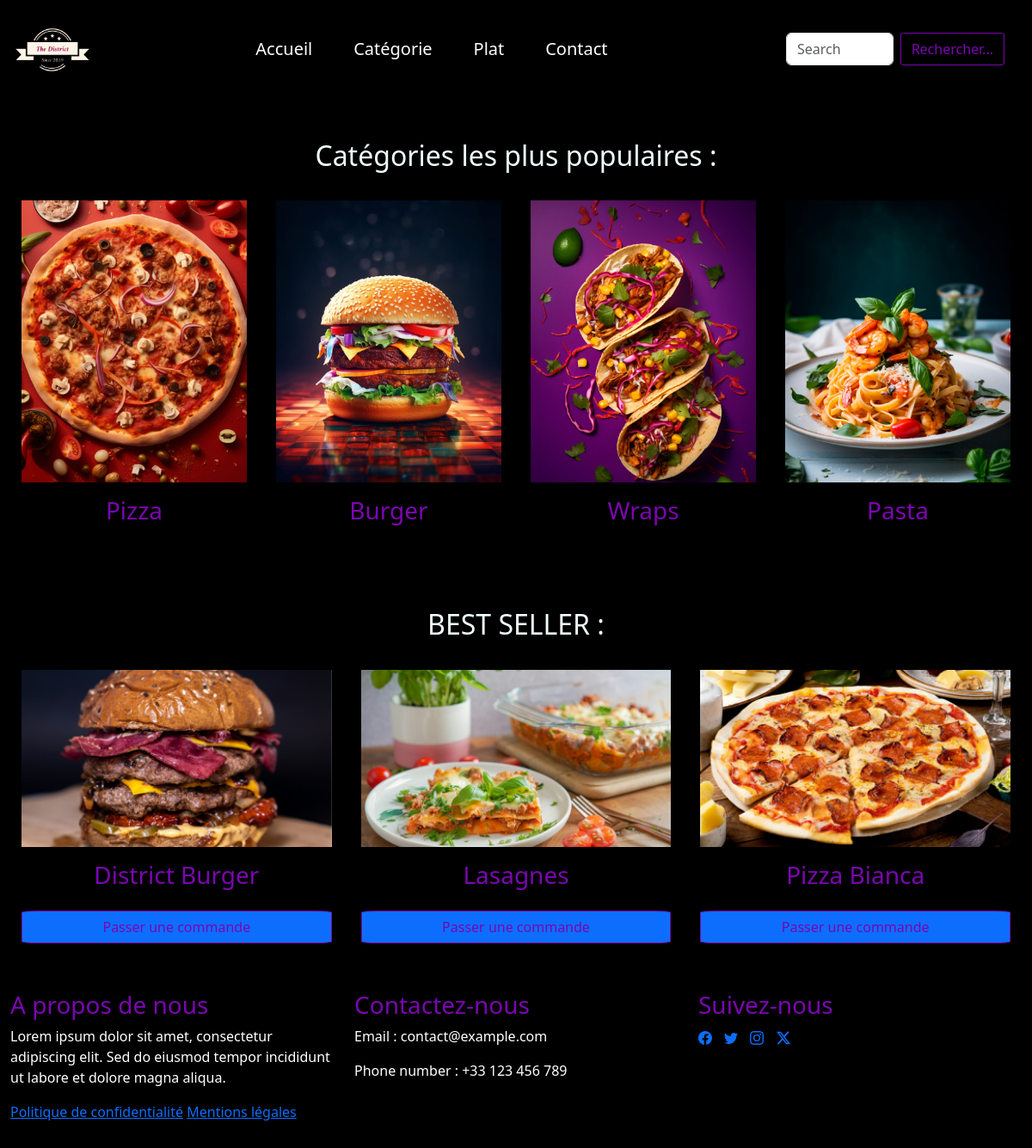
The page / on the database its author committed.
### tables this page shows
CREATE TABLE `plat` (
  `id` int(11) NOT NULL AUTO_INCREMENT,
  `libelle` varchar(100) NOT NULL,
  `description` text NOT NULL,
  `prix` decimal(10,2) NOT NULL,
  `image` varchar(255) NOT NULL,
  `id_categorie` int(11) NOT NULL,
  `active` varchar(10) NOT NULL,
  PRIMARY KEY (`id`),
  KEY `id_categorie` (`id_categorie`),
  CONSTRAINT `plat_ibfk_1` FOREIGN KEY (`id_categorie`) REFERENCES `categorie` (`id`)
);

### index.php (the view, shortened to what this page needs)
<?php
require_once('assets/php/header.php')
?>
<div class="parallax">
    <?php
function get_popular_categories($limit = null) {
  $pdo = connect_to_database();
  try {
      $query = "SELECT c.image,c.libelle, COUNT(p.id) AS total_plats
                FROM categorie c
                INNER JOIN plat p ON c.id = p.id_categorie
                INNER JOIN commande cp ON p.id = cp.id_plat
                GROUP BY c.id
                ORDER BY total_plats DESC";
$statement = $pdo->prepare($query);
$statement->execute();
$results = $statement->fetchAll(PDO::FETCH_ASSOC);
return $results;
} catch (PDOException $e) {
die("Erreur lors de la récupération des catégories populaires: " . $e->getMessage());
}
}
$popular_categories = get_popular_categories();
$categories_populaires = array_slice($popular_categories, 0, 6);
echo "<h2 class='mt-5 mb-2 d-flex justify-content-center' id='popular-h2'>Catégories les plus populaires :</h2>";
echo "<div class='card-container'>";
foreach ($categories_populaires as $categorie) {
    echo "<div class='card'>";
    echo "<img src='" . $categorie['image'] . "' alt='" . $categorie['libelle'] . "' class='card-image'>";
    echo "<div class='card-body'>";
    echo "<h3 class='card-title d-flex justify-content-center' id='popular-title'>" . $categorie['libelle'] . "</h3>";
    echo "</div>";
    echo "</div>";
}
echo "</div>";
?>
<?php
function get_popular_plats($limit = 3) {
    $pdo = connect_to_database();
    try {
        $query = "SELECT p.*, SUM(cp.quantite) AS total_plats_vendus
                    FROM plat p
                    INNER JOIN commande cp ON p.id = cp.id_plat
                    WHERE cp.etat != 'Annulée'
                    GROUP BY p.id
                    ORDER BY total_plats_vendus DESC
                    LIMIT :limit";
        $statement = $pdo->prepare($query);
        $statement->bindValue(':limit', $limit, PDO::PARAM_INT);
        $statement->execute();
        $results = $statement->fetchAll(PDO::FETCH_ASSOC);
        return $results;
    } catch (PDOException $e) {
        die("Erreur lors de la récupération des plats les plus vendus: " . $e->getMessage());
    }
}
$popular_plats = get_popular_plats();
echo "<h2 class='mt-5 mb-2 d-flex justify-content-center' id='popular-h2'>BEST SELLER :</h2>";
echo "<div class='card-container'>";
foreach ($popular_plats as $plat) {
    echo "<div class='card'>";
    echo "<img src='" . $plat['image'] . "' alt='" . $plat['libelle'] . "' class='card-image'>";
    echo "<div class='card-body'>";
    echo "<h3 class='card-title d-flex justify-content-center' id='popular-title'>" . $plat['libelle'] . "</h3>";
    echo "</div>";
    echo '<a href="commande.php?id=' . $plat["id"] . '&libelle=' . urlencode($plat["libelle"]) . '&description=' . urlencode($plat["description"]) . '&prix=' . $plat["prix"] . '&image=' . urlencode($plat["image"]) . '" class="btn btn-primary">Passer une commande</a>';
    echo "</div>";
}
echo "</div>";
?>
</div>
<?php
require_once('assets/php/footer.php')
?>

### assets/index.css (style rules this page uses)
body { background-color: black; }
.btn { color: rgb(123, 6, 177); border-radius: 5%; border-color: rgb(123, 6, 177); }
.parallax { position: relative; height: 100%; overflow: hidden; }
.parallax::before { content: ""; position: absolute; top: 0; left: 0; width: 100%; height: 100%; background-attachment: fixed; background-position: center; background-repeat: no-repeat; background-size: cover; background-image: url('../images_the_district/Fond/delicieux-burger-3d-smartphone-moderne.jpg'); opacity: 0.6; z-index: -1; }
.card-container { display: grid; grid-template-columns: repeat(auto-fit, minmax(150px, 1fr)); grid-gap: 1rem; padding: 1rem; }
.card { background-color: rgba(0,0,0,0.91); border-radius: 4px; box-shadow: 0 2px 4px rgba(0, 0, 0, 0.1); position: relative; padding: 0.5rem; }
.card img { width: 100%; height: auto; }
#popular-h2 { color: azure; }
#popular-title { color: rgb(123, 6, 177); }

### rows shown on the page
plat: image (picture), libelle "District Burger"
plat: image (picture), libelle "Lasagnes"
plat: image (picture), libelle "Pizza Bianca"

### other values the page prints
$categorie['libelle'] "Pizza"
$categorie['libelle'] "Burger"
$categorie['libelle'] "Wraps"
$categorie['libelle'] "Pasta"
